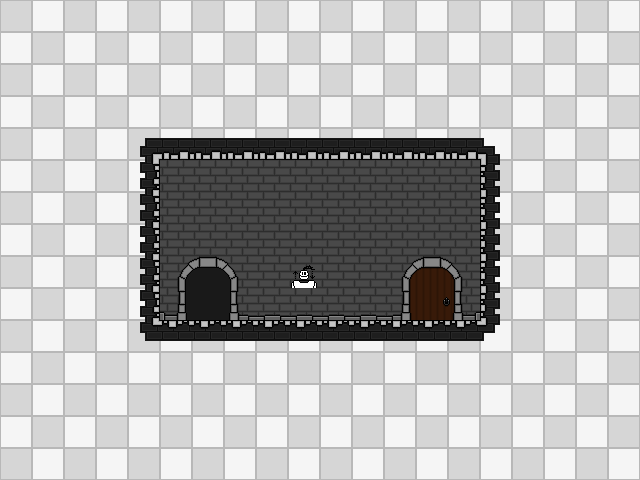

This is a level from a 2D game, rendered from its Tiled map with the project's own tilesets. A one-line summary and the complete map file follow:
An orthogonal 20x15 tile map with 32x32 px tiles, 4 tile layers (Background, Walls, DoorsPlaceholder, PlayerPlaceholder), 2 tilesets, 1 image layer.

<map version="1.9" tiledversion="1.9.2" orientation="orthogonal" renderorder="left-up" width="20" height="15" tilewidth="32" tileheight="32" infinite="0" nextlayerid="11" nextobjectid="1">
 <editorsettings>
  <export target="../Floors/floor_seller.tmj" format="json" />
 </editorsettings>
 <tileset firstgid="1" name="prototype_tileset" tilewidth="32" tileheight="32" tilecount="128" columns="16">
  <image source="../prototype_tileset.png" width="512" height="256" />
 </tileset>
 <tileset firstgid="129" name="playerSketch" tilewidth="32" tileheight="32" tilecount="16" columns="8">
  <image source="../../../Documentation/Recherches/playerSketch.png" width="256" height="64" />
 </tileset>
 <imagelayer id="2" name="PrototypeBackground" locked="1">
  <image source="../../Sprites/Environment/Prototype/prototype_background_full.png" width="640" height="480" />
 </imagelayer>
 <layer id="10" name="Background" width="20" height="15">
  <data encoding="csv">
0,0,0,0,0,0,0,0,0,0,0,0,0,0,0,0,0,0,0,0,
0,0,0,0,0,0,0,0,0,0,0,0,0,0,0,0,0,0,0,0,
0,0,0,0,0,0,0,0,0,0,0,0,0,0,0,0,0,0,0,0,
0,0,0,0,0,0,0,0,0,0,0,0,0,0,0,0,0,0,0,0,
0,0,0,0,0,0,0,0,0,0,0,0,0,0,0,0,0,0,0,0,
0,0,0,0,0,49,50,50,50,50,50,50,50,50,51,0,0,0,0,0,
0,0,0,0,0,49,50,50,50,50,50,50,50,50,51,0,0,0,0,0,
0,0,0,0,0,49,50,50,50,50,50,50,50,50,51,0,0,0,0,0,
0,0,0,0,0,49,50,50,50,50,50,50,50,50,51,0,0,0,0,0,
0,0,0,0,0,65,66,66,66,66,66,66,66,66,67,0,0,0,0,0,
0,0,0,0,0,0,0,0,0,0,0,0,0,0,0,0,0,0,0,0,
0,0,0,0,0,0,0,0,0,0,0,0,0,0,0,0,0,0,0,0,
0,0,0,0,0,0,0,0,0,0,0,0,0,0,0,0,0,0,0,0,
0,0,0,0,0,0,0,0,0,0,0,0,0,0,0,0,0,0,0,0,
0,0,0,0,0,0,0,0,0,0,0,0,0,0,0,0,0,0,0,0
</data>
 </layer>
 <layer id="3" name="Walls" width="20" height="15">
  <data encoding="csv">
0,0,0,0,0,0,0,0,0,0,0,0,0,0,0,0,0,0,0,0,
0,0,0,0,0,0,0,0,0,0,0,0,0,0,0,0,0,0,0,0,
0,0,0,0,0,0,0,0,0,0,0,0,0,0,0,0,0,0,0,0,
0,0,0,0,0,0,0,0,0,0,0,0,0,0,0,0,0,0,0,0,
0,0,0,0,52,53,53,53,53,53,53,53,53,53,53,54,0,0,0,0,
0,0,0,0,68,0,0,0,0,0,0,0,0,0,0,70,0,0,0,0,
0,0,0,0,68,0,0,0,0,0,0,0,0,0,0,70,0,0,0,0,
0,0,0,0,68,0,0,0,0,0,0,0,0,0,0,70,0,0,0,0,
0,0,0,0,68,0,0,0,0,0,0,0,0,0,0,70,0,0,0,0,
0,0,0,0,68,0,0,0,0,0,0,0,0,0,0,70,0,0,0,0,
0,0,0,0,84,85,85,85,85,85,85,85,85,85,85,86,0,0,0,0,
0,0,0,0,0,0,0,0,0,0,0,0,0,0,0,0,0,0,0,0,
0,0,0,0,0,0,0,0,0,0,0,0,0,0,0,0,0,0,0,0,
0,0,0,0,0,0,0,0,0,0,0,0,0,0,0,0,0,0,0,0,
0,0,0,0,0,0,0,0,0,0,0,0,0,0,0,0,0,0,0,0
</data>
 </layer>
 <layer id="6" name="DoorsPlaceholder" width="20" height="15">
  <data encoding="csv">
0,0,0,0,0,0,0,0,0,0,0,0,0,0,0,0,0,0,0,0,
0,0,0,0,0,0,0,0,0,0,0,0,0,0,0,0,0,0,0,0,
0,0,0,0,0,0,0,0,0,0,0,0,0,0,0,0,0,0,0,0,
0,0,0,0,0,0,0,0,0,0,0,0,0,0,0,0,0,0,0,0,
0,0,0,0,0,0,0,0,0,0,0,0,0,0,0,0,0,0,0,0,
0,0,0,0,0,0,0,0,0,0,0,0,0,0,0,0,0,0,0,0,
0,0,0,0,0,0,0,0,0,0,0,0,0,0,0,0,0,0,0,0,
0,0,0,0,0,0,0,0,0,0,0,0,0,0,0,0,0,0,0,0,
0,0,0,0,0,21,22,23,0,0,0,0,24,25,26,0,0,0,0,0,
0,0,0,0,0,37,38,39,0,0,0,0,40,41,42,0,0,0,0,0,
0,0,0,0,0,0,0,0,0,0,0,0,0,0,0,0,0,0,0,0,
0,0,0,0,0,0,0,0,0,0,0,0,0,0,0,0,0,0,0,0,
0,0,0,0,0,0,0,0,0,0,0,0,0,0,0,0,0,0,0,0,
0,0,0,0,0,0,0,0,0,0,0,0,0,0,0,0,0,0,0,0,
0,0,0,0,0,0,0,0,0,0,0,0,0,0,0,0,0,0,0,0
</data>
 </layer>
 <layer id="5" name="PlayerPlaceholder" width="20" height="15">
  <data encoding="csv">
0,0,0,0,0,0,0,0,0,0,0,0,0,0,0,0,0,0,0,0,
0,0,0,0,0,0,0,0,0,0,0,0,0,0,0,0,0,0,0,0,
0,0,0,0,0,0,0,0,0,0,0,0,0,0,0,0,0,0,0,0,
0,0,0,0,0,0,0,0,0,0,0,0,0,0,0,0,0,0,0,0,
0,0,0,0,0,0,0,0,0,0,0,0,0,0,0,0,0,0,0,0,
0,0,0,0,0,0,0,0,0,0,0,0,0,0,0,0,0,0,0,0,
0,0,0,0,0,0,0,0,0,0,0,0,0,0,0,0,0,0,0,0,
0,0,0,0,0,0,0,0,0,0,0,0,0,0,0,0,0,0,0,0,
0,0,0,0,0,0,0,0,0,129,0,0,0,0,0,0,0,0,0,0,
0,0,0,0,0,0,0,0,0,137,0,0,0,0,0,0,0,0,0,0,
0,0,0,0,0,0,0,0,0,0,0,0,0,0,0,0,0,0,0,0,
0,0,0,0,0,0,0,0,0,0,0,0,0,0,0,0,0,0,0,0,
0,0,0,0,0,0,0,0,0,0,0,0,0,0,0,0,0,0,0,0,
0,0,0,0,0,0,0,0,0,0,0,0,0,0,0,0,0,0,0,0,
0,0,0,0,0,0,0,0,0,0,0,0,0,0,0,0,0,0,0,0
</data>
 </layer>
</map>